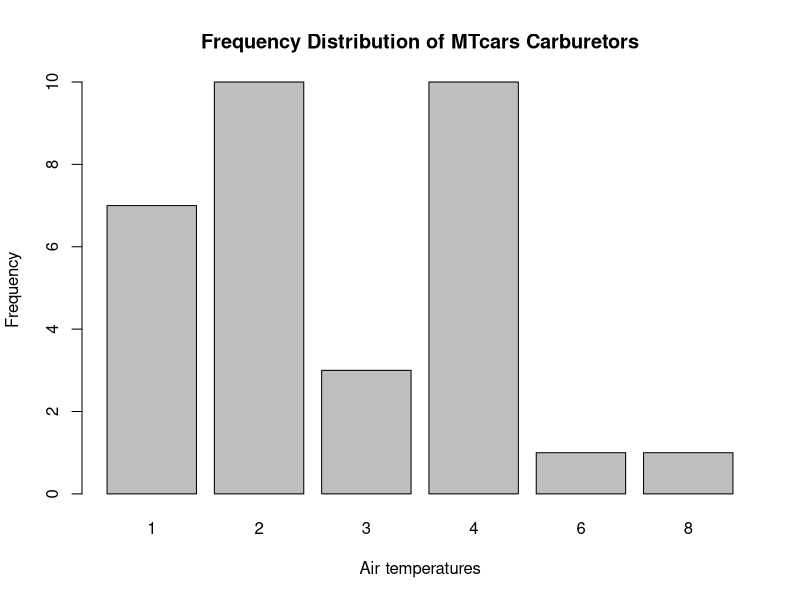
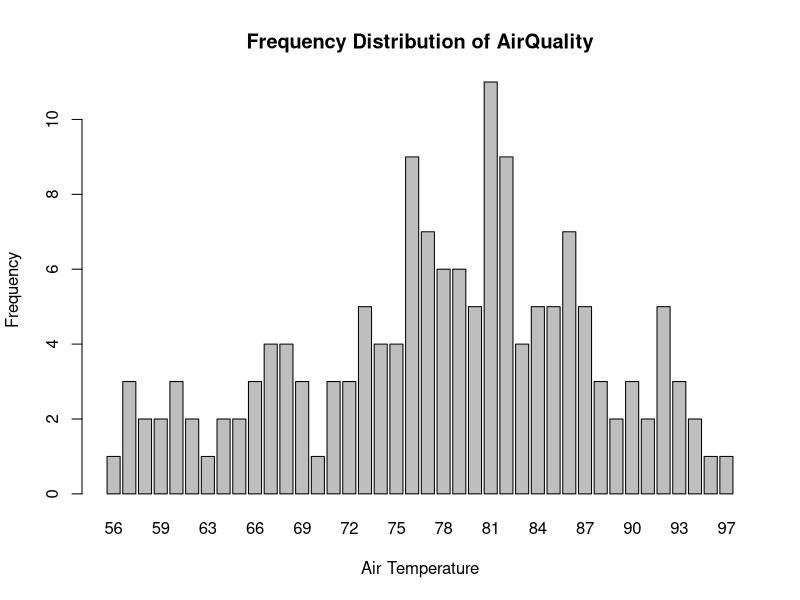
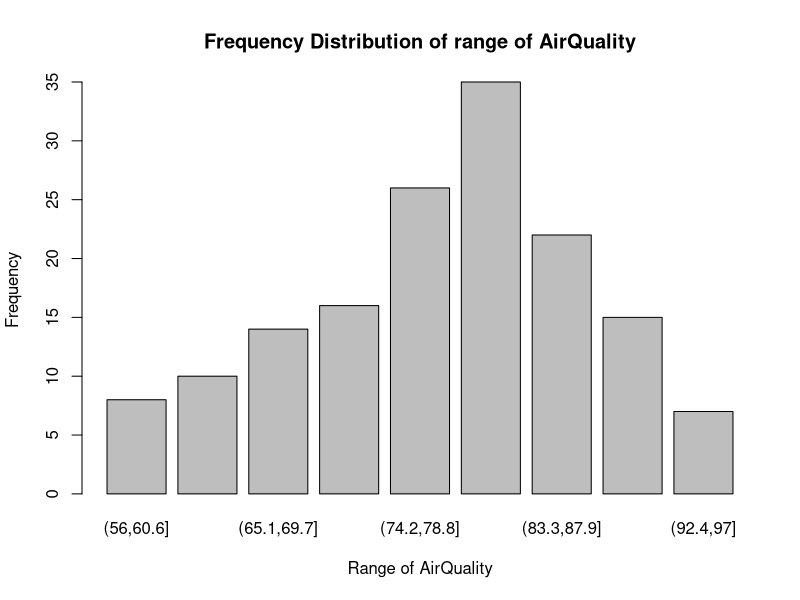

Write the R code that produced these figures, in order.
head(mtcars)
u1 <- unique(mtcars$carb)
cat("Carburetors : ",u1)
t1 <- table(mtcars$carb)
t1
barplot(t1,xlab = "Air temperatures",main = "Frequency Distribution of MTcars Carburetors",ylab = "Frequency")
head(airquality)
u2 <- unique(airquality$Temp)
cat("Temperatures : ",u2)
t2 <- table(airquality$Temp)
t2
barplot(t2,xlab = "Air Temperature",main = "Frequency Distribution of AirQuality",ylab = "Frequency")
t3 <- table(cut(airquality$Temp,9))
t3
barplot(t3,xlab = "Range of AirQuality",ylab = "Frequency",main = "Frequency Distribution of range of AirQuality")
